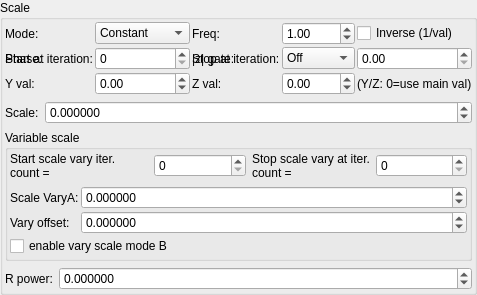
    <widget class="QGroupBox" name="groupBox_5">
     <property name="title">
      <string>Scale</string>
     </property>
     <layout class="QVBoxLayout" name="verticalLayout_8">
      <property name="leftMargin">
       <number>2</number>
      </property>
      <property name="topMargin">
       <number>2</number>
      </property>
      <property name="rightMargin">
       <number>2</number>
      </property>
      <property name="bottomMargin">
       <number>2</number>
      </property>
      <item>
       <layout class="QGridLayout" name="gridLayout_83" columnstretch="0,1,0,1">
        <property name="spacing">
         <number>2</number>
        </property>
        <item row="2" column="3">
         <widget class="MySpinBox" name="spinboxInt_transf_stop_iterations_C">
          <property name="sizePolicy">
           <sizepolicy hsizetype="Preferred" vsizetype="Maximum">
            <horstretch>0</horstretch>
            <verstretch>0</verstretch>
           </sizepolicy>
          </property>
          <property name="maximum">
           <number>999</number>
          </property>
         </widget>
        </item>
      <item row="1" column="0">
       <widget class="QLabel"><property name="text"><string>Mode:</string></property></widget>
      </item>
      <item row="1" column="1">
       <widget class="MyComboBox" name="comboBox_transf_multiplier_value_mode_2">
        <item><property name="text"><string notr="true">Constant</string></property></item>
        <item><property name="text"><string notr="true">Sine</string></property></item>
        <item><property name="text"><string notr="true">Ramp</string></property></item>
        <item><property name="text"><string notr="true">Exponential</string></property></item>
        <item><property name="text"><string notr="true">Triangle</string></property></item>
        <item><property name="text"><string notr="true">Square</string></property></item>
        <item><property name="text"><string notr="true">Smoothstep</string></property></item>
       </widget>
      </item>
      <item row="1" column="2">
       <widget class="QLabel"><property name="text"><string>Freq:</string></property></widget>
      </item>
      <item row="1" column="3">
       <widget class="MyDoubleSpinBox" name="spinbox_transf_multiplier_frequency_2">
        <property name="minimum"><double>0.01</double></property><property name="maximum"><double>100.0</double></property>
        <property name="singleStep"><double>0.1</double></property><property name="value"><double>1.0</double></property>
       </widget>
      </item>
      <item row="1" column="4" colspan="2">
       <widget class="MyCheckBox" name="checkBox_transf_multiplier_inverse_2">
        <property name="text"><string>Inverse (1/val)</string></property>
       </widget>
      </item>
      <item row="2" column="0">
       <widget class="QLabel"><property name="text"><string>Phase:</string></property></widget>
      </item>
      <item row="2" column="1">
       <widget class="MyDoubleSpinBox" name="spinbox_transf_multiplier_phase_2">
        <property name="minimum"><double>-10.0</double></property><property name="maximum"><double>10.0</double></property>
        <property name="singleStep"><double>0.1</double></property><property name="value"><double>0.0</double></property>
       </widget>
      </item>
      <item row="2" column="2">
       <widget class="QLabel"><property name="text"><string>|z| gate:</string></property></widget>
      </item>
      <item row="2" column="3">
       <widget class="MyComboBox" name="comboBox_transf_multiplier_threshold_mode_2">
        <item><property name="text"><string notr="true">Off</string></property></item>
        <item><property name="text"><string notr="true">&gt; thresh</string></property></item>
        <item><property name="text"><string notr="true">&lt; thresh</string></property></item>
       </widget>
      </item>
      <item row="2" column="4" colspan="2">
       <widget class="MyDoubleSpinBox" name="spinbox_transf_multiplier_threshold_2">
        <property name="minimum"><double>0.0</double></property><property name="maximum"><double>1000.0</double></property>
        <property name="singleStep"><double>0.1</double></property><property name="value"><double>0.0</double></property>
       </widget>
      </item>
      <item row="3" column="0">
       <widget class="QLabel"><property name="text"><string>Y val:</string></property></widget>
      </item>
      <item row="3" column="1">
       <widget class="MyDoubleSpinBox" name="spinbox_transf_multiplier_scale_y_2">
        <property name="minimum"><double>-100.0</double></property><property name="maximum"><double>100.0</double></property>
        <property name="singleStep"><double>0.01</double></property><property name="value"><double>0.0</double></property>
       </widget>
      </item>
      <item row="3" column="2">
       <widget class="QLabel"><property name="text"><string>Z val:</string></property></widget>
      </item>
      <item row="3" column="3">
       <widget class="MyDoubleSpinBox" name="spinbox_transf_multiplier_scale_z_2">
        <property name="minimum"><double>-100.0</double></property><property name="maximum"><double>100.0</double></property>
        <property name="singleStep"><double>0.01</double></property><property name="value"><double>0.0</double></property>
       </widget>
      </item>
      <item row="3" column="4" colspan="2">
       <widget class="QLabel"><property name="text"><string notr="true">(Y/Z: 0=use main val)</string></property></widget>
      </item>
        <item row="2" column="2">
         <widget class="QLabel" name="label_55">
          <property name="text">
           <string>Stop at iteration:</string>
          </property>
         </widget>
        </item>
        <item row="2" column="1">
         <widget class="MySpinBox" name="spinboxInt_transf_start_iterations_C">
          <property name="sizePolicy">
           <sizepolicy hsizetype="Minimum" vsizetype="Maximum">
            <horstretch>0</horstretch>
            <verstretch>0</verstretch>
           </sizepolicy>
          </property>
          <property name="minimum">
           <number>0</number>
          </property>
          <property name="maximum">
           <number>999</number>
          </property>
          <property name="value">
           <number>0</number>
          </property>
         </widget>
        </item>
        <item row="2" column="0">
         <widget class="QLabel" name="label_75">
          <property name="text">
           <string>Start at iteration:</string>
          </property>
         </widget>
        </item>
       </layout>
      </item>
      <item>
       <layout class="QGridLayout" name="gridLayout_4" columnstretch="0,1">
        <item row="0" column="1">
         <widget class="MyDoubleSpinBox" name="spinbox_transf_scale">
          <property name="sizePolicy">
           <sizepolicy hsizetype="Minimum" vsizetype="Maximum">
            <horstretch>0</horstretch>
            <verstretch>0</verstretch>
           </sizepolicy>
          </property>
          <property name="prefix">
           <string/>
          </property>
          <property name="suffix">
           <string/>
          </property>
          <property name="decimals">
           <number>6</number>
          </property>
          <property name="minimum">
           <double>-99.998999999999995</double>
          </property>
          <property name="maximum">
           <double>99.998999999999995</double>
          </property>
          <property name="singleStep">
           <double>0.100000000000000</double>
          </property>
         </widget>
        </item>
        <item row="0" column="0">
         <widget class="QLabel" name="label_149">
          <property name="text">
           <string>Scale:</string>
          </property>
         </widget>
        </item>
       </layout>
      </item>
      <item>
       <widget class="QGroupBox" name="groupBox_7">
        <property name="title">
         <string>Variable scale</string>
        </property>
        <layout class="QVBoxLayout" name="verticalLayout_10">
         <property name="leftMargin">
          <number>2</number>
         </property>
         <property name="topMargin">
          <number>2</number>
         </property>
         <property name="rightMargin">
          <number>2</number>
         </property>
         <property name="bottomMargin">
          <number>2</number>
         </property>
         <item>
          <layout class="QHBoxLayout" name="horizontalLayout" stretch="0,1,0,1">
           <property name="topMargin">
            <number>0</number>
           </property>
           <item>
            <widget class="QLabel" name="label_76">
             <property name="text">
              <string>Start scale vary iter. count =</string>
             </property>
             <property name="wordWrap">
              <bool>true</bool>
             </property>
            </widget>
           </item>
           <item>
            <widget class="MySpinBox" name="spinboxInt_transf_start_iterations_X">
             <property name="sizePolicy">
              <sizepolicy hsizetype="Minimum" vsizetype="Maximum">
               <horstretch>0</horstretch>
               <verstretch>0</verstretch>
              </sizepolicy>
             </property>
             <property name="minimum">
              <number>0</number>
             </property>
             <property name="maximum">
              <number>999</number>
             </property>
             <property name="value">
              <number>0</number>
             </property>
            </widget>
           </item>
           <item>
            <widget class="QLabel" name="label_57">
             <property name="text">
              <string>Stop scale vary at iter. count =</string>
             </property>
             <property name="wordWrap">
              <bool>true</bool>
             </property>
            </widget>
           </item>
           <item>
            <widget class="MySpinBox" name="spinboxInt_transf_stop_iterations_X">
             <property name="sizePolicy">
              <sizepolicy hsizetype="Preferred" vsizetype="Maximum">
               <horstretch>0</horstretch>
               <verstretch>0</verstretch>
              </sizepolicy>
             </property>
             <property name="maximum">
              <number>999</number>
             </property>
            </widget>
           </item>
          </layout>
         </item>
         <item>
          <layout class="QGridLayout" name="gridLayout_31" columnstretch="0,1">
           <property name="spacing">
            <number>2</number>
           </property>
           <item row="3" column="0" colspan="2">
            <widget class="MyCheckBox" name="checkBox_transf_function_enabledM_false">
             <property name="text">
              <string>enable vary scale mode B</string>
             </property>
            </widget>
           </item>
           <item row="1" column="1">
            <widget class="MyDoubleSpinBox" name="spinbox_transf_scale_vary_0">
             <property name="sizePolicy">
              <sizepolicy hsizetype="Minimum" vsizetype="Maximum">
               <horstretch>0</horstretch>
               <verstretch>0</verstretch>
              </sizepolicy>
             </property>
             <property name="prefix">
              <string/>
             </property>
             <property name="suffix">
              <string/>
             </property>
             <property name="decimals">
              <number>6</number>
             </property>
             <property name="minimum">
              <double>-99.989999999999995</double>
             </property>
             <property name="maximum">
              <double>99.989999999999995</double>
             </property>
             <property name="singleStep">
              <double>0.100000000000000</double>
             </property>
            </widget>
           </item>
           <item row="2" column="0">
            <widget class="QLabel" name="label_150">
             <property name="text">
              <string>Vary offset:</string>
             </property>
            </widget>
           </item>
           <item row="2" column="1">
            <widget class="MyDoubleSpinBox" name="spinbox_transf_scaleB_1">
             <property name="sizePolicy">
              <sizepolicy hsizetype="Minimum" vsizetype="Maximum">
               <horstretch>0</horstretch>
               <verstretch>0</verstretch>
              </sizepolicy>
             </property>
             <property name="prefix">
              <string/>
             </property>
             <property name="suffix">
              <string/>
             </property>
             <property name="decimals">
              <number>6</number>
             </property>
             <property name="minimum">
              <double>-99.989999999999995</double>
             </property>
             <property name="maximum">
              <double>99.989999999999995</double>
             </property>
             <property name="singleStep">
              <double>0.100000000000000</double>
             </property>
            </widget>
           </item>
           <item row="1" column="0">
            <widget class="QLabel" name="label_144">
             <property name="text">
              <string>Scale VaryA:</string>
             </property>
            </widget>
           </item>
          </layout>
         </item>
        </layout>
       </widget>
      </item>
      <item>
       <layout class="QGridLayout" name="gridLayout_5" columnstretch="0,1">
        <item row="0" column="0">
         <widget class="QLabel" name="label_10">
          <property name="text">
           <string>R power:</string>
          </property>
         </widget>
        </item>
        <item row="0" column="1">
         <widget class="MyDoubleSpinBox" name="spinbox_mandelbox_vary_rpower">
          <property name="sizePolicy">
           <sizepolicy hsizetype="Minimum" vsizetype="Maximum">
            <horstretch>0</horstretch>
            <verstretch>0</verstretch>
           </sizepolicy>
          </property>
          <property name="prefix">
           <string/>
          </property>
          <property name="suffix">
           <string/>
          </property>
          <property name="decimals">
           <number>6</number>
          </property>
          <property name="minimum">
           <double>-99.998999999999995</double>
          </property>
          <property name="maximum">
           <double>99.998999999999995</double>
          </property>
          <property name="singleStep">
           <double>0.100000000000000</double>
          </property>
         </widget>
        </item>
       </layout>
      </item>
     </layout>
    </widget>
